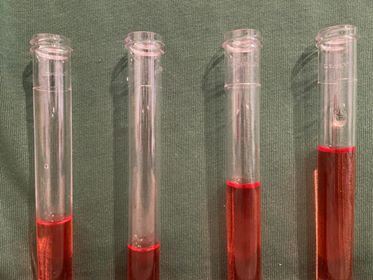
#> input picture joyce/sample.jpg, 373 x 280 px
$ python cannyEdgeDet.py
#> lines starting #> are read from the running program, lines starting #| are printed output that depends on the picture
from scipy import ndimage
from scipy.ndimage.filters import convolve

from scipy import misc
import numpy as np
from PIL import Image

# import sys
# sys.path.remove('/opt/ros/kinetic/lib/python2.7/dist-packages')
import cv2

class cannyEdgeDetector:
    def __init__(self, imgs, sigma=1, kernel_size=5, weak_pixel=75, strong_pixel=255, lowthreshold=0.05, highthreshold=0.15):
        self.imgs = imgs
        self.imgs_final = []
        self.img_smoothed = None
        self.gradientMat = None
        self.thetaMat = None
        self.nonMaxImg = None
        self.thresholdImg = None
        self.weak_pixel = weak_pixel
        self.strong_pixel = strong_pixel
        self.sigma = sigma
        self.kernel_size = kernel_size
        self.lowThreshold = lowthreshold
        self.highThreshold = highthreshold
        return

    def gaussian_kernel(self, size, sigma=1):
        size = int(size) // 2
        x, y = np.mgrid[-size:size+1, -size:size+1]
        normal = 1 / (2.0 * np.pi * sigma**2)
        g =  np.exp(-((x**2 + y**2) / (2.0*sigma**2))) * normal
        return g

    def sobel_filters(self, img):
        Kx = np.array([[-1, 0, 1], [-2, 0, 2], [-1, 0, 1]], np.float32)
        Ky = np.array([[1, 2, 1], [0, 0, 0], [-1, -2, -1]], np.float32)

        Ix = ndimage.filters.convolve(img, Kx)
        Iy = ndimage.filters.convolve(img, Ky)

        G = np.hypot(Ix, Iy)
        G = G / G.max() * 255
        theta = np.arctan2(Iy, Ix)
        return (G, theta)


    def non_max_suppression(self, img, D):
        M, N = img.shape
        Z = np.zeros((M,N), dtype=np.int32)
        angle = D * 180. / np.pi
        angle[angle < 0] += 180


        for i in range(1,M-1):
            for j in range(1,N-1):
                try:
                    q = 255
                    r = 255

                   #angle 0
                    if (0 <= angle[i,j] < 22.5) or (157.5 <= angle[i,j] <= 180):
                        q = img[i, j+1]
                        r = img[i, j-1]
                    #angle 45
                    elif (22.5 <= angle[i,j] < 67.5):
                        q = img[i+1, j-1]
                        r = img[i-1, j+1]
                    #angle 90
                    elif (67.5 <= angle[i,j] < 112.5):
                        q = img[i+1, j]
                        r = img[i-1, j]
                    #angle 135
                    elif (112.5 <= angle[i,j] < 157.5):
                        q = img[i-1, j-1]
                        r = img[i+1, j+1]

                    if (img[i,j] >= q) and (img[i,j] >= r):
                        Z[i,j] = img[i,j]
                    else:
                        Z[i,j] = 0


                except IndexError as e:
                    pass

        return Z

    def threshold(self, img):

        highThreshold = img.max() * self.highThreshold;
        lowThreshold = highThreshold * self.lowThreshold;

        M, N = img.shape
        res = np.zeros((M,N), dtype=np.int32)

        weak = np.int32(self.weak_pixel)
        strong = np.int32(self.strong_pixel)

        strong_i, strong_j = np.where(img >= highThreshold)
        zeros_i, zeros_j = np.where(img < lowThreshold)

        weak_i, weak_j = np.where((img <= highThreshold) & (img >= lowThreshold))

        res[strong_i, strong_j] = strong
        res[weak_i, weak_j] = weak

        return (res)

    def hysteresis(self, img):

        M, N = img.shape
        weak = self.weak_pixel
        strong = self.strong_pixel

        for i in range(1, M-1):
            for j in range(1, N-1):
                if (img[i,j] == weak):
                    try:
                        if ((img[i+1, j-1] == strong) or (img[i+1, j] == strong) or (img[i+1, j+1] == strong)
                            or (img[i, j-1] == strong) or (img[i, j+1] == strong)
                            or (img[i-1, j-1] == strong) or (img[i-1, j] == strong) or (img[i-1, j+1] == strong)):
                            img[i, j] = strong
                        else:
                            img[i, j] = 0
                    except IndexError as e:
                        pass

        return img

    def detect(self):
        imgs_final = []

        for i, img in enumerate(self.imgs):
            self.img_smoothed = convolve(img, self.gaussian_kernel(self.kernel_size, self.sigma))
            self.gradientMat, self.thetaMat = self.sobel_filters(self.img_smoothed)
            self.nonMaxImg = self.non_max_suppression(self.gradientMat, self.thetaMat)
            self.thresholdImg = self.threshold(self.nonMaxImg)
            img_final = self.hysteresis(self.thresholdImg)
            self.imgs_final.append(img_final)

        return self.imgs_final


if __name__ == "__main__":
    img = cv2.imread("./sample.jpg")
#> img is the input picture: shape (280, 373, 3); mean B, G, R 91.4, 108.6, 124
    cv2.imshow("Lady M",img)
    cv2.waitKey(0)
    cv2.destroyAllWindows()

    #img=cv2.imread('./sample.jpb')
    img = Image.open('./sample.jpg').convert('LA')
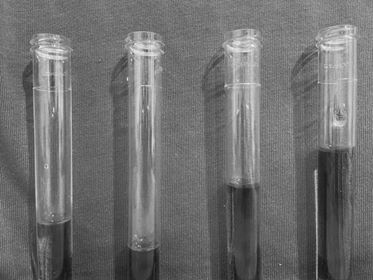
#> img: PIL image 373x280 LA; mean R, G, B, A 111.3, 111.3, 111.3, 255
    img = np.asarray(img)


    obj_det = cannyEdgeDetector(img, weak_pixel = 50, strong_pixel = 120, lowthreshold = 0.05 ,highthreshold = 0.20)
    img_final = obj_det.detect()
    #cv2.imwrite("./sample_result.jpg", img_final[0])
    cv2.imshow("Lady M",img_final[0])
    cv2.imwrite("./sample_result.jpg", img_final[0])
    cv2.waitKey(0)
    cv2.destroyAllWindows()
